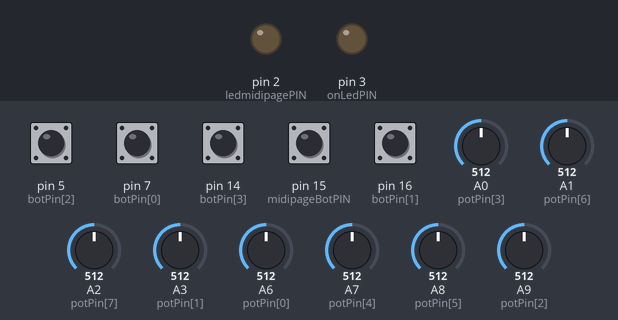
This sketch was run on a simulated SparkFun Pro Micro, built with avr-gcc and run on an emulated ATmega32U4. On the bench: output pins drawn as LEDs (lit = HIGH). Inputs (shaded band) come from the test bench; at power-on: pin 5 (botPin[2]), pin 7 (botPin[0]), pin 14 (botPin[3]), pin 15 (midipageBotPIN), pin 16 (botPin[1]) HIGH, A0 (potPin[3]) = 512, A1 (potPin[6]) = 512, A2 (potPin[7]) = 512, A3 (potPin[1]) = 512, A6 (potPin[0]) = 512, A7 (potPin[4]) = 512, A8 (potPin[5]) = 512, A9 (potPin[2]) = 512. What the sketch prints to the serial monitor is not drawn.

Above: at 1.8 s.
1.9 s: pin 15 (midipageBotPIN) pulled LOW for 0.15 s
At 2.3 s:
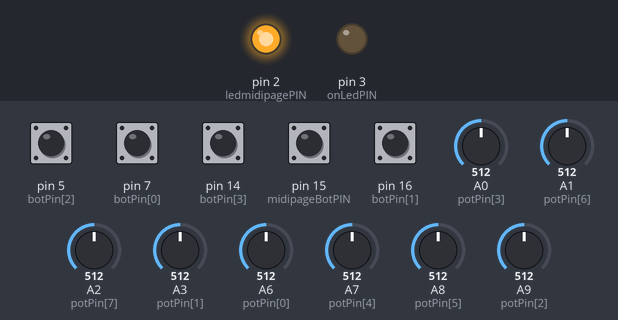
3.5 s: pin 5 (botPin[2]) pulled LOW for 0.15 s
At 4.1 s:
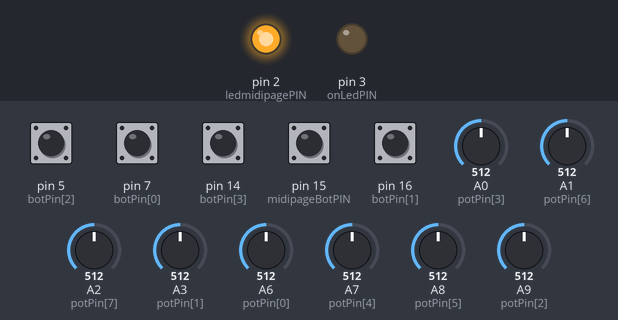
5.1 s: pin 15 (midipageBotPIN) pulled LOW for 1 s
At 5.9 s:
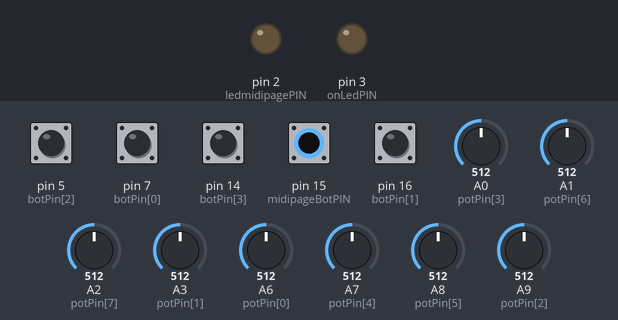
Timing chart, 0 to 8.1 s (numbered marks = the images above; inputs shaded):
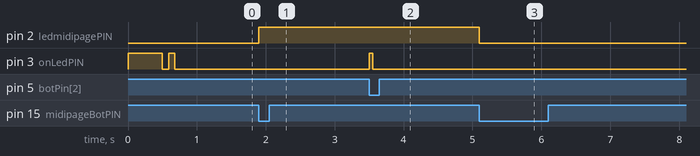

Measured:
- after the input at 1.9 s, pin 2 (ledmidipagePIN): LOW → HIGH at once
- after the input at 3.5 s, pin 3 (onLedPIN): LOW → HIGH at once, → LOW 0.05 s later
- after the input at 5.1 s, pin 2 (ledmidipagePIN): HIGH → LOW at once

The sketch:

SDOFDelayControl8cc4Note.ino
```cpp
///////////-------------- CODIGO SDOF DELAY CONTROL MIDI USB 2X 8cc 4note ----------------////////////// PABLO GUTIERREZ LEGENT 2025
///////////---------Este codigo compila la version V1.1 del controlador midi SDOFDELAY --///////////////
///////////---------SDOFDELAYCONTROL es una superficie de control midi con dos paginas --///////////////
///////////---------MIDI de eventos midi,ocho ControlChange(CC) y  cuatro MidiNote(NOTE)-///////////////
#include "MIDIUSB.h"               // Librería MIDI por USB para sparkfun promicro
#include <ResponsiveAnalogRead.h>  // Librería ResponsiveAnalogRead  https://github.com/dxinteractive/ResponsiveAnalogRead para lectura de pot

const int N_POTS = 8;     // Número de potenciómetros
const int N_BOT  = 4;     // Número de botones


const int midipageBotPIN = 15;   // Pin del botón de cambio de página MIDI
int ledmidipagePIN = 2;          // Pin del LED indicador de página MIDI
int onLedPIN       = 3;          // Pin del LED de encendido y parpadeo de nota MIDI


int botPin[N_BOT]   = { 7, 16,  5, 14};       // Pines digitales de los botones
int botnote[N_BOT]  = {36, 37, 38, 39};     // Notas MIDI asignadas a cada botón


int potPin[N_POTS] = {  A6, A3, A9, A0, A7, A8, A1, A2};  // Pines analógicos para los potenciómetros
int potCC[N_POTS] =  {   1,  2,  3,  4,  5,  6,  7,  8};  // Números de Control Change (CC) MIDI asignados a cada potenciómetro

int potReading[N_POTS] = { 0 };  // Inicializacion lecturas crudas de los potenciómetros
int potState[N_POTS] = { 0 };    // Inicializacion valores suavizados de los potenciómetros
int potPState[N_POTS] = { 0 };   // Inicializacion valores anteriores de los potenciómetros

int midiState[N_POTS] = { 0 };    // Inicializacion valores MIDI mapeados actuales
int midiPState[N_POTS] = { 0 };   // Inicializacion valores MIDI mapeados anteriores

int botState[N_BOT]          = {0};
bool botpreviousState[N_BOT] = {false, false, false, false};
bool swPressed[N_BOT]        = {false, false, false, false};
bool swPreviousState[N_BOT]  = {false, false, false, false};
bool swledState[N_BOT]       = {false, false, false, false};

const byte potThreshold = 20;           // Umbral mínimo de cambio para detectar movimiento del potenciómetro
const int POT_TIMEOUT = 300;            // Tiempo de espera (ms) para detectar que el potenciómetro dejó de moverse
unsigned long pPotTime[N_POTS] = { 0 };  // Tiempo del último cambio detectado en cada potenciómetro
unsigned long potTimer[N_POTS] = { 0 };  // Tiempo transcurrido desde el último cambio en cada potenciómetro

byte POT_CH = 0;  // Canal MIDI para los potenciómetros
byte BOT_CH = 0;  // Canal MIDI para los botones
float snapMultiplier = 0.01;                      // Multiplicador de suavizado para las lecturas analógicas
ResponsiveAnalogRead responsivePot[N_POTS] = {};  // Arreglo de objetos ResponsiveAnalogRead (se inicializa en Setup)


// ---- BOTÓN DE CAMBIO DE PÁGINA MIDI ----
bool midibuttonPressed = false;
bool midibuttonPreviousState = false;
bool midiledState = false;  // Estado del LED de página MIDI (encendido/apagado)


void setup() {


  Serial.begin(9600);  // Inicializa la comunicación serie para depuración

  pinMode(midipageBotPIN, INPUT_PULLUP); // Botón de página MIDI como entrada con pull-up interno
  pinMode(ledmidipagePIN, OUTPUT);       // LED de página MIDI como salida
  pinMode(onLedPIN      , OUTPUT);       // LED de encendido como salida

  // blink de encendido secuencia de parpadeo de bienvenida al encender
  digitalWrite(onLedPIN, HIGH);
      delay(500);
      digitalWrite(onLedPIN, LOW);
      delay(90);
  digitalWrite(onLedPIN, HIGH);
      delay(90);
  digitalWrite(onLedPIN, LOW);


  for(int i = 0; i < N_BOT; i++) {        // Configura los pines de botones con pull-up interno
    pinMode(botPin[i], INPUT_PULLUP);
  }

  for (int i = 0; i < N_POTS; i++) {
    responsivePot[i] = ResponsiveAnalogRead(0, true, snapMultiplier);  // Inicializa los potenciómetros con suavizado
    responsivePot[i].setAnalogResolution(1023);                        // Resolución analógica de 10 bits (0-1023)
  }
}

void loop() {
  // Bucle principal: se ejecuta repetidamente


  // ---- LECTURA DE BOTONES MIDI (NOTAS) ----
  for(int i = 0; i < N_BOT; i++) {
    botState[i] = digitalRead(botPin[i]);
  }

  // ---- BOTÓN DE CAMBIO DE PÁGINA MIDI ----
  int midibotState = digitalRead(midipageBotPIN);

  if (midibotState == LOW && !midibuttonPreviousState) { // Detecta (botón recién presionado)
    midibuttonPressed = true;
  } else {
    midibuttonPressed = false;
  }

  midibuttonPreviousState = (midibotState == LOW);    // Actualiza el estado anterior del botón de página

  if (midibuttonPressed) { // Si se presionó el botón, alterna el canal MIDI entre 0 y 9
    POT_CH = (POT_CH == 0) ? 9 : 0;
    BOT_CH = (BOT_CH == 0) ? 9 : 0;

    midiledState = !midiledState;                                      // Alterna el estado del LED de página
    digitalWrite(ledmidipagePIN, midiledState ? HIGH : LOW);          // Enciende o apaga el LED de página
  }

  // ---- ENVÍO DE NOTAS MIDI POR BOTONES ----
  for(int i = 0; i < (N_BOT); i++) {

    if (botState[i] == LOW && !swPreviousState[i]) {  // Detecta (botón recién presionado)
      swPressed[i] = true;
    } else {
      swPressed[i] = false;
    }

    swPreviousState[i] = (botState[i] == LOW);  // Actualiza el estado anterior de cada botón

    if(swPressed[i]) {        // Al presionar: envía Note On y parpadea el LED de encendido

      noteOn (BOT_CH, botnote[i], 127);
      MidiUSB.flush();

      //swledState[i] = !swledState[i];
      digitalWrite(onLedPIN, HIGH);
      delay(50);
      digitalWrite(onLedPIN, LOW);
      delay(10);
    }
    else {                    // Al soltar: envía Note Off
      noteOff (BOT_CH, botnote[i], 127);
      MidiUSB.flush();
    }
  }


  // ---- LECTURA Y ENVÍO DE CONTROL CHANGE POR POTENCIÓMETROS ----
  for (int i = 0; i < N_POTS; i++) {

    potReading[i] = analogRead(potPin[i]);          // Lee el valor crudo del potenciómetro
    responsivePot[i].update(potReading[i]);          // Actualiza el suavizado del potenciómetro
    potState[i] = responsivePot[i].getValue();       // Obtiene el valor suavizado
    midiState[i] = map(potState[i], 0, 1023, 0, 128); // Mapea el valor al rango MIDI (0-127)

    int potVar = abs(potState[i] - potPState[i]);   // Calcula el cambio absoluto del potenciómetro

    if (potVar > potThreshold) {
      pPotTime[i] = millis();  // Registra el momento del último cambio significativo
    }

    potTimer[i] = millis() - pPotTime[i];  // Calcula el tiempo transcurrido desde el último cambio

    if (potTimer[i] < POT_TIMEOUT) {
      if (midiState[i] != midiPState[i]) {

        controlChange(POT_CH, potCC[i], midiState[i]);  // Envía el mensaje MIDI Control Change (canal, CC, valor)
        MidiUSB.flush();                                 //  salida MIDI

        // Imprime en el monitor serie para depuración
        Serial.print("Pot ");
        Serial.print(i);
        Serial.print(" | ");
        Serial.print("PotState: ");
        Serial.print(potState[i]);
        Serial.print(" -  midiState: ");
        Serial.println(midiState[i]);

        midiPState[i] = midiState[i];  // Actualiza el estado MIDI anterior
      }
      potPState[i] = potState[i];  // Actualiza el valor anterior del potenciómetro
    }
  }
}


// ---- FUNCIONES MIDI PARA ARDUINO (PRO) MICRO CON LIBRERÍA MIDIUSB ----

void noteOn(byte channel, byte pitch, byte velocity) {
  // Envía un mensaje Note On: canal, nota, velocidad
  midiEventPacket_t noteOn = { 0x09, 0x90 | channel, pitch, velocity };
  MidiUSB.sendMIDI(noteOn);
}

void noteOff(byte channel, byte pitch, byte velocity) {
  // Envía un mensaje Note Off: canal, nota, velocidad
  midiEventPacket_t noteOff = { 0x08, 0x80 | channel, pitch, velocity };
  MidiUSB.sendMIDI(noteOff);
}

void controlChange(byte channel, byte control, byte value) {
  // Envía un mensaje Control Change: canal, número de control, valor
  midiEventPacket_t event = { 0x0B, 0xB0 | channel, control, value };
  MidiUSB.sendMIDI(event);
}
```
